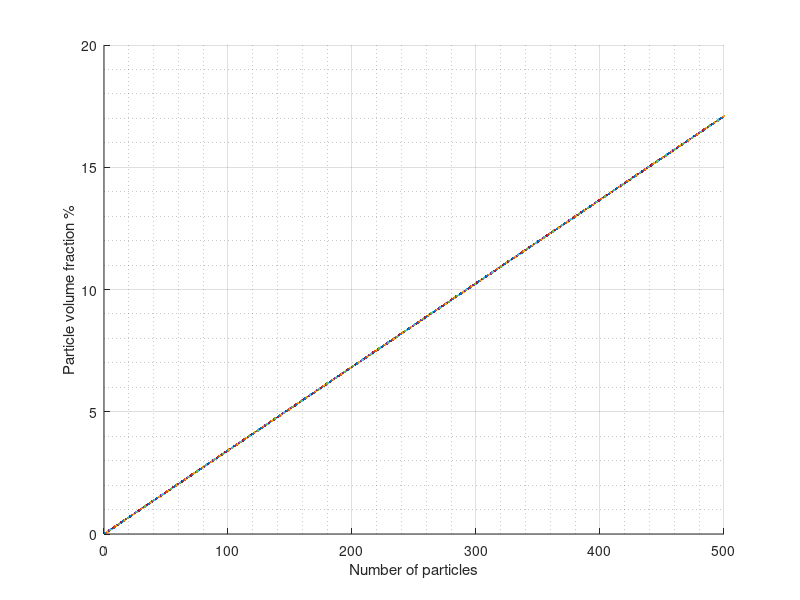
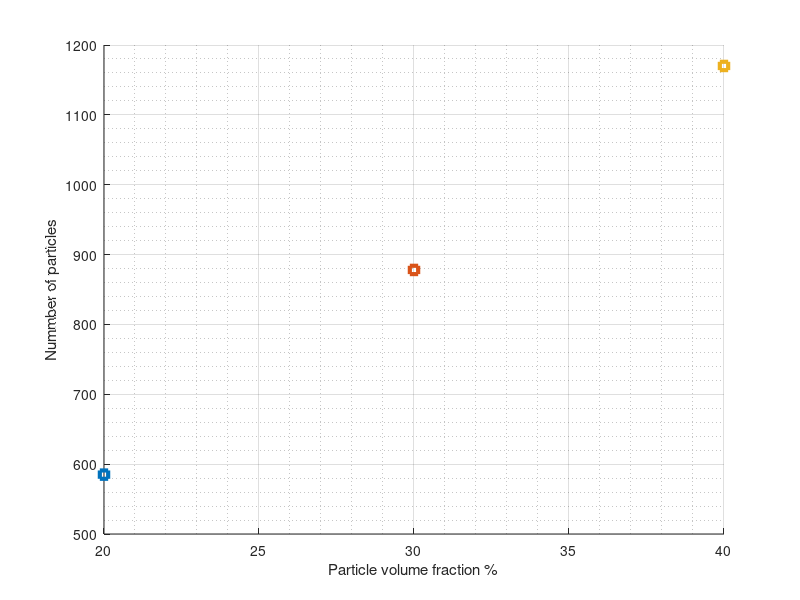

MATLAB code to generate these figures, in order:
clc
clear
rp = 0.005;
rt = 0.04;
L = 2* 6* 0.0254;
Vt= pi * rt^2 * L;
Vp= 4/3 * pi * rp^3;
m = Vp/Vt;
%%
figure(1)
hold on
for n=1:500
    plot(n, 100*(n* m ) , '.')
end
xlabel('Number of particles')
ylabel('Particle volume fraction %')
grid on
grid minor 
%%
figure(2)
hold on
for i = 20:10:40
    plot(i, round(i/(100*m)),'s', 'LineWidth', 3)
end
xlabel('Particle volume fraction %')
ylabel('Nummber of particles')
grid on
grid minor
